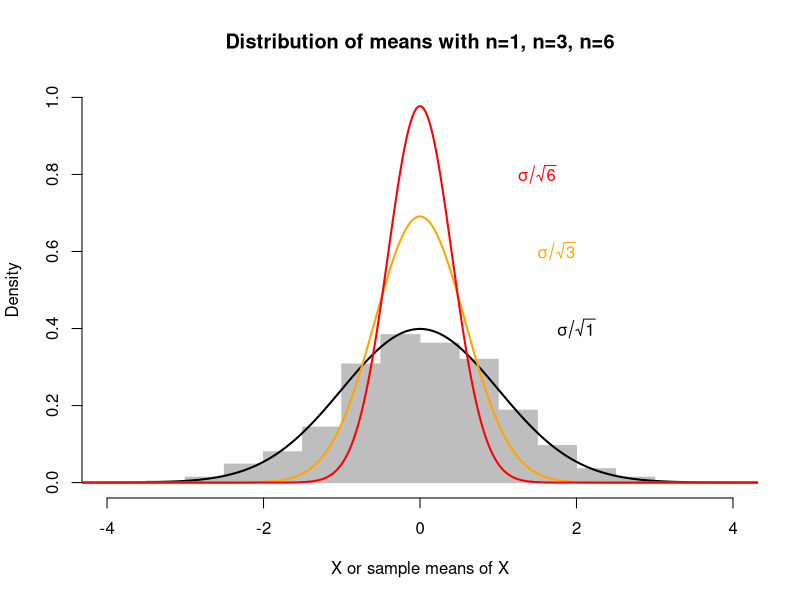
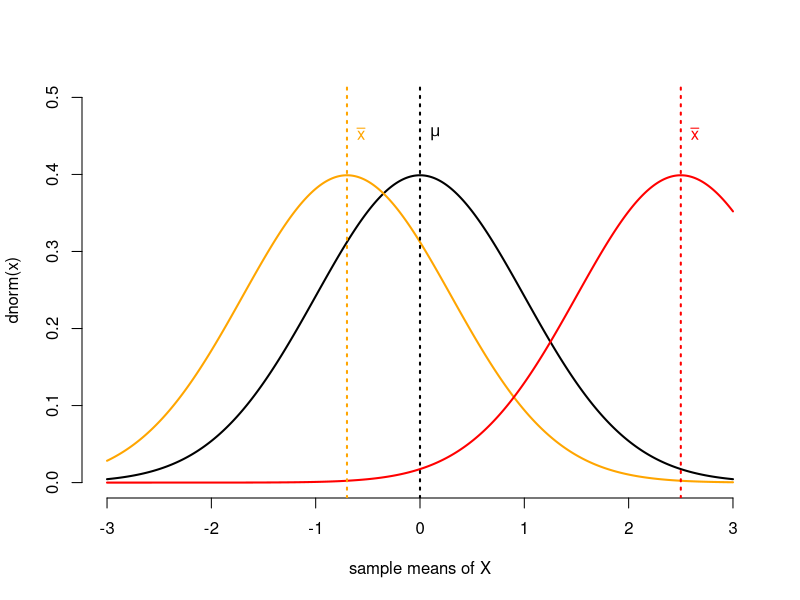
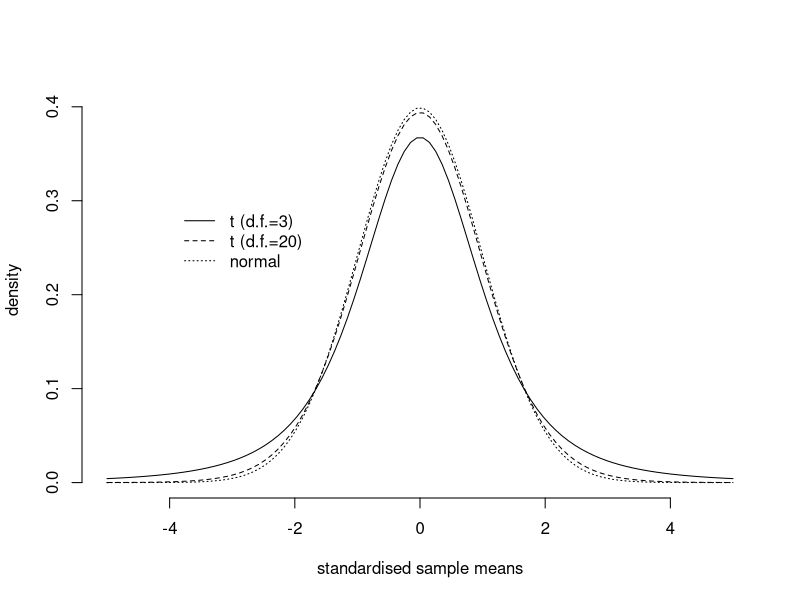
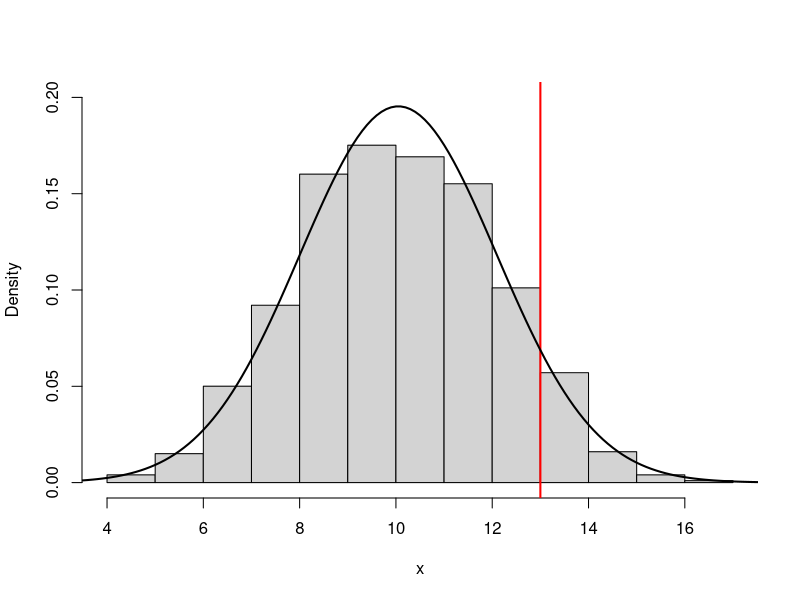
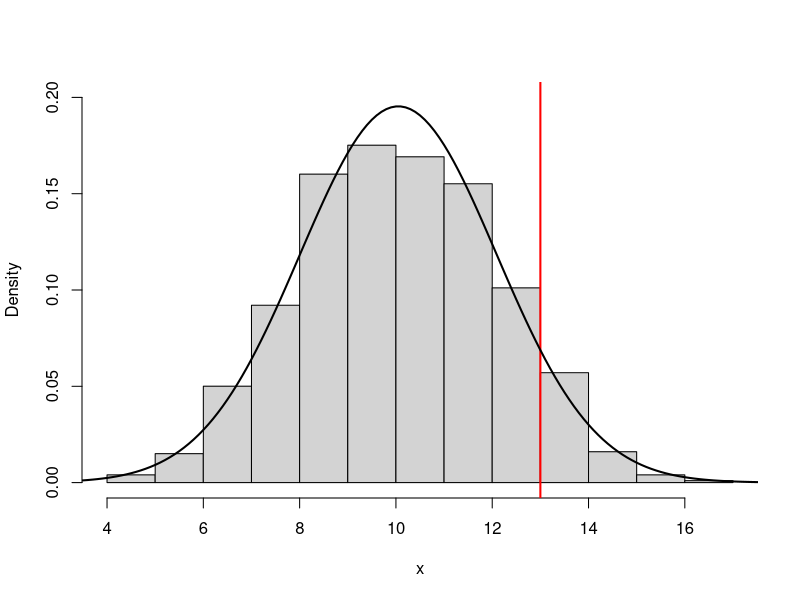
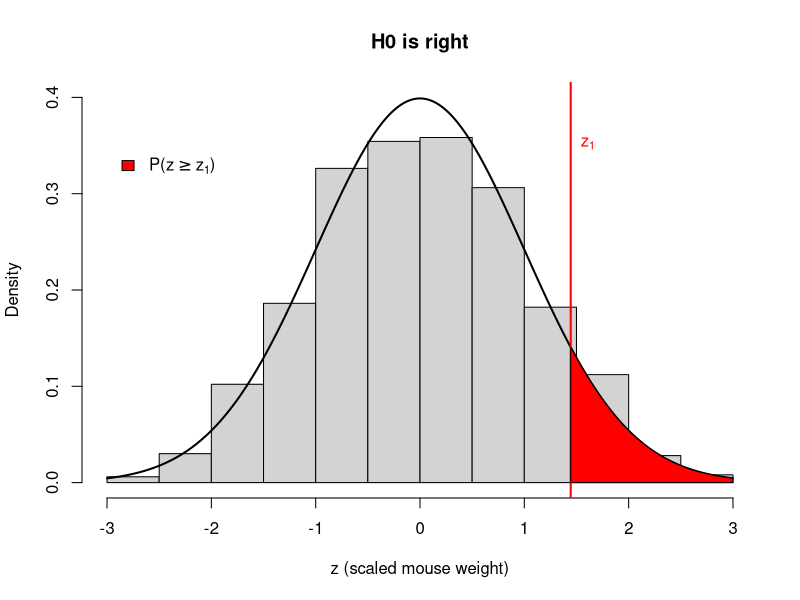
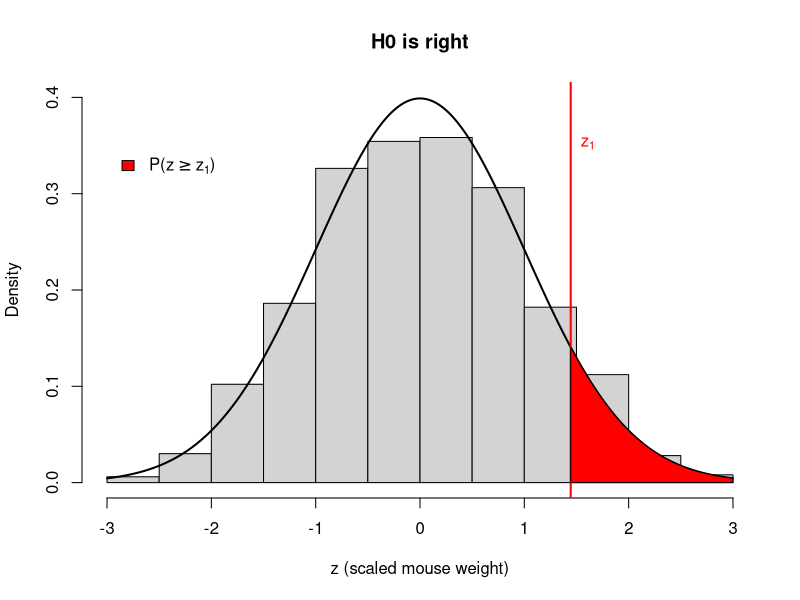
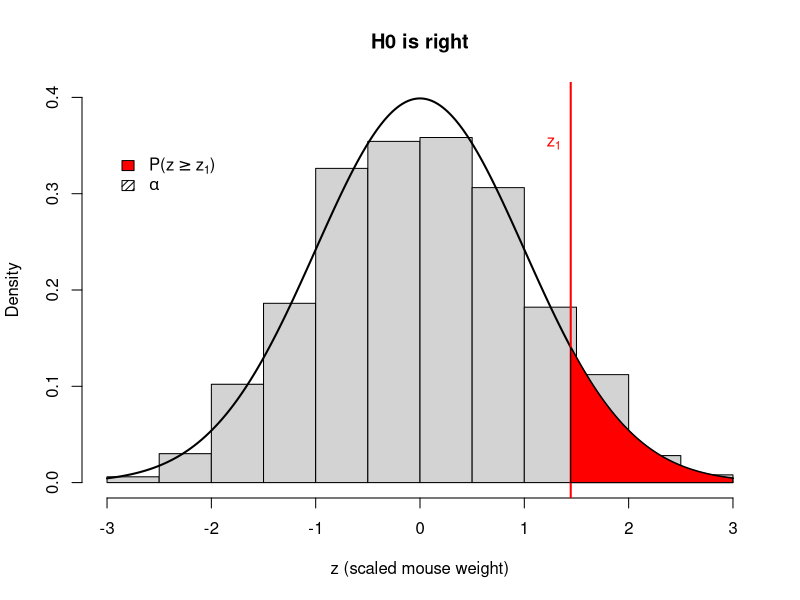

These figures' R source, in order:
## ---- chunk 1
knitr::opts_chunk$set(fig.width=5.5, fig.height=5.5, fig.align="center",
					  error = TRUE, collapse = TRUE, comment = "##", dev="png")
library(RColorBrewer)
cols = brewer.pal(8, "Set1")

## to use tables
library(knitr)
library(kableExtra)
## ---- chunk 2
x<-seq(-10,10,by=0.01)
hist(rnorm(1000),freq=FALSE,col="grey",border="grey",ylim=c(0,1),main="Distribution of means with n=1, n=3, n=6",xlab="X or sample means of X",xlim=c(-4,4))
lines(x,dnorm(x),col="black",lwd=2)
lines(x,dnorm(x,sd=1/sqrt(3)),col="orange",lwd=2)
lines(x,dnorm(x,sd=1/sqrt(6)),col="red",lwd=2)
text(1.5,0.8,expression(symbol(sigma)/sqrt(6)),col="red")
text(1.75,0.6,expression(symbol(sigma)/sqrt(3)),col="orange")
text(2,0.4,expression(symbol(sigma)/sqrt(1)))
## ---- chunk 3
x<-seq(-3,3,by=0.01)
plot(x,dnorm(x),col="black",bty="n",type="l",lwd=2,xlab="sample means of X",ylim=c(0,.5))
lines(x,dnorm(x,mean=-.7),col="orange",lwd=2)
lines(x,dnorm(x,mean=2.5),col="red",lwd=2)
abline(v=c(0,-.7,2.5),lwd=2,col=c("black","orange","red"),lty=3)
text(c(0,-.7,2.5),0.45,c(expression(symbol(mu)),expression(bar(x)),expression(bar(x))),col=c("black","orange","red"),pos=4)
## ---- chunk 4
plot(seq(-5,5,length.out=100),dt(seq(-5,5,length.out=100),df=3),bty="n",ylim=c(0,.41),xlab="standardised sample means", ylab="density",type="l")
lines(seq(-5,5,length.out=100),dt(seq(-5,5,length.out=100),df=20),lt=2)
lines(seq(-5,5,length.out=100),dnorm(seq(-5,5,length.out=100)),lt=3)
legend(-4,0.3,legend=c("t (d.f.=3)","t (d.f.=20)","normal"),lty=c(1,2,3),bty="n")
## ---- chunk 5

data = read.table("../datasets/Glaciers.txt", header=TRUE)
# radiocarbon in dissolved organic carbon from glacier ice samples 
d14C = data$delta14C.permil

# Give mean and confidence interval with alpha=0.05 #
(m = mean(d14C))
(s = sd(d14C))
(n = length(d14C))
alpha = 0.05
accuracy = 1-alpha

(t = qt(p = 1 - alpha/2, df = n-1)) # two-sided, P goes 50/50 to both tails
(aprec = t*s/sqrt(n))
aprec # absolute precision = half the CI width
(rprec = aprec/m*100) # relative precision

# confidence limits
c(lower = m - aprec, upper = m + aprec)
## ---- chunk 6
# Regard data as pilot study
# Set accuracy and rprec as needed
accuracy = .95 # <90-95 % is questionable
rprec = 0.10 # assume more (or less) precise estimate is needed

alpha = 1-accuracy

n = 2   # left side of formula, low n as starting value
t = qt(1 - alpha/2, n-1)  
(rhs = (t * s/(rprec * m))^2)  # right side of formula

# right side minus left side, you want this to be close to zero, 
# when diff falls below zero - then enough sampling effort 
diff = rhs - n

while(diff >= 0) {
	n = n + 1
	t = qt(1 - alpha/2, n - 1)
	diff = ((t * s/(rprec * m))^2) - n
}
n # -> this is the needed sample size (minimum) to achieve the desired precision and accuracy
## ---- chunk 7
f = function(n, alpha = 0.05, rprec = 0.1) {
	t = qt(1 - alpha/2, n-1)
	((t * s/(rprec * m))^2) - n
}
uniroot(f, lower = 2, upper = 1000)
## ---- chunk 8
data = read.table("../datasets/IslandMice.txt", header=TRUE)
x = data$weight
x1 = 13 # Drifting mouse (x1)
(mu = mean(x)) # population mean of island mice
(n = length(x)) # population size
(sigma = sqrt(sum((x - mu)^2)/n)) # population sd (sigma)

## ---- chunk 9
hist(x, xlab = , freq = F, ylim = c(0, 0.2), main = "")
abline(v = x1, col = "red", lwd = 2)

## add a normal density curve
x_curve = seq(0, 20, by = 0.1)
y_curve = dnorm(x_curve, mean = mu, sd = sigma)
lines(x_curve, y_curve, lwd = 2)
## ---- chunk 10
hist(x, xlab = , freq = F, ylim = c(0, 0.2), main = "")
abline(v = x1, col = "red", lwd = 2)

## add a normal density curve
x_curve = seq(0, 20, by = 0.1)
y_curve = dnorm(x_curve, mean = mu, sd = sigma)
lines(x_curve, y_curve, lwd = 2)
## ---- chunk 11
hist(scale(x),xlab='z (scaled mouse weight)',freq=F,ylim=c(0,.4),main='H0 is right')
lines(seq(-3,3,by=.01),dnorm(seq(-3,3,by=.01)),lwd=2)
z1<-(x1-mu)/sigma
abline(v=z1,col='red',lwd=2)
polygon(c(z1,seq(z1,3,by=.01),3),c(0,dnorm(seq(z1,3,by=.01)),0),col='red')
text(z1,0.35,expression("z"[1]),pos=4,col="red")
legend(-3,0.35,legend=expression("P(z">="z"[1]*")"),fill=c("red"),bty="n")
## ---- chunk 12
hist(scale(x),xlab='z (scaled mouse weight)',freq=F,ylim=c(0,.4),main='H0 is right')
lines(seq(-3,3,by=.01),dnorm(seq(-3,3,by=.01)),lwd=2)
z1<-(x1-mu)/sigma
abline(v=z1,col='red',lwd=2)
polygon(c(z1,seq(z1,3,by=.01),3),c(0,dnorm(seq(z1,3,by=.01)),0),col='red')
text(z1,0.35,expression("z"[1]),pos=4,col="red")
legend(-3,0.35,legend=expression("P(z">="z"[1]*")"),fill=c("red"),bty="n")
## ---- chunk 13
hist(scale(x),xlab="z (scaled mouse weight)",freq=F,ylim=c(0,.4),main="H0 is right")
lines(seq(-3,3,by=.01),dnorm(seq(-3,3,by=.01)),lwd=2)
z1<-(x1-mu)/sigma
abline(v=z1,col="red",lwd=2)
polygon(c(z1,seq(z1,3,by=.01),3),c(0,dnorm(seq(z1,3,by=.01)),0),col="red")
#text(0.75,0.1,"z1"); arrows(0.85,0.1,z1-0.1,0.01)
text(z1,0.35,expression("z"[1]),pos=2,col="red")
legend(-3,0.35,legend=c(expression("P(z">="z"[1]*")"),expression(symbol(alpha))),fill=c("red","black"),density=c(NA,20),angle=c(0,045),bty="n")
## ---- chunk 14
hist(scale(x),xlab="z (scaled mouse weight)",freq=F,ylim=c(0,.4),main="H0 is right")
lines(seq(-3,3,by=.01),dnorm(seq(-3,3,by=.01)),lwd=2)
z1<-(x1-mu)/sigma
abline(v=z1,col="red",lwd=2)
polygon(c(z1,seq(z1,3,by=.01),3),c(0,dnorm(seq(z1,3,by=.01)),0),col="red")
#text(0.75,0.1,"z1"); arrows(0.85,0.1,z1-0.1,0.01)
text(z1,0.35,expression("z"[1]),pos=2,col="red")
legend(-3,0.35,legend=c(expression("P(z">="z"[1]*")"),expression(symbol(alpha))),fill=c("red","black"),density=c(NA,20),angle=c(0,045),bty="n")
## ---- chunk 15
# z-score for our drifter
(z1 = (x1 - mu)/sigma)

# Probability to find a mouse as heavy or 
# heavier than x1 in the island population
# first on the standardized (z-) scale
(p = 1 - pnorm(z1, mean = 0, sd = 1))
# and again on the original scale
(1 - pnorm(x1, mean = mu, sd = sigma))
## ---- chunk 16
tab = matrix(c("", "Decision", "accept H$_0$", "reject H$_0$", 
			   "Reality", "H$_0$ true", "correct decision", "type I error (α)", 
			   "", "H$_0$ false", "type II error (β)", "correct decision"), ncol = 3)
ktab = column_spec(kable(tab), 1, border_right = TRUE, bold = TRUE)
ktab = row_spec(ktab, 1:2, bold = TRUE)
ktab = row_spec(ktab, 2, extra_css = "border-bottom: solid")
ktab
## ---- chunk 17
ktab
## ---- chunk 18
ktab
## ---- chunk 19
zcrit<-qnorm(0.95)
hist(scale(x),xlab="z (scaled mouse weight)",freq=F,ylim=c(0,.4),main="")
lines(seq(-3,3,by=.01),dnorm(seq(-3,3,by=.01)),lwd=2)
z2<-(13.8-mu)/sigma
abline(v=z2,col="red",lwd=2)
polygon(c(z2,seq(z2,3,by=.01),3),c(0,dnorm(seq(z2,3,by=.01)),0),col="red")
abline(v=zcrit,col="black",lwd=2,lty=2)
polygon(c(zcrit,seq(zcrit,3,by=.01),3),c(0,dnorm(seq(zcrit,3,by=.01)),0),col="black",density=20,angle=45)
text(z2,0.35,expression("z"[1]),pos=4,col="red")
text(zcrit,0.35,expression("z"["crit"]),pos=2)
legend(-3,0.35,legend=c(expression("P(z">="z"[1]*")"),expression(symbol(alpha))),fill=c("red","black"),density=c(NA,20),angle=c(0,045),bty="n")
## ---- chunk 20
ktab
## ---- chunk 21
hist(scale(x),xlab="z (scaled mouse weight)",freq=F,ylim=c(0,.4),main="")
lines(seq(-3,3,by=.01),dnorm(seq(-3,3,by=.01)),lwd=2)
z1<-(x1-mu)/sigma
abline(v=z1,col="red",lwd=2)
polygon(c(z1,seq(z1,3,by=.01),3),c(0,dnorm(seq(z1,3,by=.01)),0),col="red")
zcrit<-qnorm(0.95)
abline(v=zcrit,col="black",lwd=2,lty=2)
polygon(c(zcrit,seq(zcrit,3,by=.01),3),c(0,dnorm(seq(zcrit,3,by=.01)),0),col="black",density=20,angle=45)
text(z1,0.35,expression("z"[1]),pos=2,col="red")
text(zcrit,0.35,expression("z"["crit"]),pos=4)
legend(-3,0.35,legend=c(expression("P(z">="z"[1]*")"),expression(symbol(alpha))),fill=c("red","black"),density=c(NA,20),angle=c(0,045),bty="n")
## ---- chunk 22
hist(x,xlab="Mouse weight",freq=F,main="",ylim=c(0,.22),xlim=c(02,22),border="white")
xcrit<-mu+qnorm(0.95)*sigma
data_main = read.table("../datasets/MainlandMice.txt", header=TRUE)
y = data_main$weight
mu_main = mean(y)
polygon(c(xcrit,seq(xcrit,25,by=.01),25),c(0,dnorm(seq(xcrit,25,by=.01),mean=mu_main,sd=sigma),0),col="yellow")
polygon(c(xcrit,seq(xcrit,0,by=-.01),0),c(0,dnorm(seq(xcrit,0,by=-.01),mean=mu_main,sd=sigma),0),col="orange")
polygon(c(xcrit,seq(xcrit,25,by=.01),25),c(0,dnorm(seq(xcrit,25,by=.01),mean=mu,sd=sigma),0),col="black",density=20,angle=45)
lines(seq(-5,20,by=.1),dnorm(seq(-5,20,by=.1),mean=mu,sd=sigma),lwd=2)
lines(seq(-5,25,by=.1),dnorm(seq(-5,25,by=.1),mean=mu_main,sd=sigma),lwd=2)
abline(v=xcrit,col="black",lwd=2,lty=2)
text(5,0.15,"H0 is right"); text(20,0.15,"HA is right")
text(xcrit,0.20,expression("x"["crit"]),pos=4)
legend(2,0.1,legend=c(expression(symbol(alpha)),expression(symbol(beta)),"power"),fill=c("black","orange","yellow"),density=c(20,NA,NA),angle=c(45,0,0),bty="n")
## ---- chunk 23
# Read file of mainland mice
data_main = read.table("../datasets/MainlandMice.txt", header=TRUE)
(mu_main = mean(data_main$weight))
c(sd(y), sigma) # sd of mainland mice is ~identical to island mice

# critical value on original scale
(x_crit = qnorm(0.95, mu, sigma)) 

# Type II error rate (orange)
# Probability to find a mouse lighter than xcrit
# under the assumption that HA is right
# (i.e., the mouse comes from the mainland)
(beta = pnorm(x_crit, mu_main, sigma))

# Power is just 1 - beta
(1 - beta)
## ---- chunk 24
par(mfrow = c(2,1), oma = c(0, 0, 0, 0), mar = c(4, 4, 0, 0))
hist(x,xlab="",freq=F,main="",ylim=c(0,.22),xlim=c(02,22),border="white")
polygon(c(xcrit,seq(xcrit,25,by=.01),25),c(0,dnorm(seq(xcrit,25,by=.01),mean=mu_main,sd=sigma),0),col="yellow")
polygon(c(xcrit,seq(xcrit,0,by=-.01),0),c(0,dnorm(seq(xcrit,0,by=-.01),mean=mu_main,sd=sigma),0),col="orange")
polygon(c(xcrit,seq(xcrit,25,by=.01),25),c(0,dnorm(seq(xcrit,25,by=.01),mean=mu,sd=sigma),0),col="black",density=20,angle=45)
lines(seq(-5,20,by=.1),dnorm(seq(-5,20,by=.1),mean=mu,sd=sigma),lwd=2)
lines(seq(-5,25,by=.1),dnorm(seq(-5,25,by=.1),mean=mu_main,sd=sigma),lwd=2)
abline(v=xcrit,col="black",lwd=2,lty=2)
text(5,0.15,"H0 is right"); text(20,0.15,"HA is right")
text(xcrit,0.20,expression("x"["crit"]),pos=4)
legend(2,0.1,legend=c(expression(symbol(alpha)*"=0.05"),expression(symbol(beta)),"power"),fill=c("black","orange","yellow"),density=c(20,NA,NA),angle=c(45,0,0),bty="n")

hist(x,xlab="Mouse weight",freq=F,main="",ylim=c(0,.22),xlim=c(02,22),border="white")
xcrit<-mu+qnorm(0.99)*sigma
polygon(c(xcrit,seq(xcrit,25,by=.01),25),c(0,dnorm(seq(xcrit,25,by=.01),mean=mu_main,sd=sigma),0),col="yellow")
polygon(c(xcrit,seq(xcrit,0,by=-.01),0),c(0,dnorm(seq(xcrit,0,by=-.01),mean=mu_main,sd=sigma),0),col="orange")
polygon(c(xcrit,seq(xcrit,25,by=.01),25),c(0,dnorm(seq(xcrit,25,by=.01),mean=mu,sd=sigma),0),col="black",density=20,angle=45)
lines(seq(-5,20,by=.1),dnorm(seq(-5,20,by=.1),mean=mu,sd=sigma),lwd=2)
lines(seq(-5,25,by=.1),dnorm(seq(-5,25,by=.1),mean=mu_main,sd=sigma),lwd=2)
abline(v=xcrit,col="black",lwd=2,lty=2)
text(5,0.15,"H0 is right"); text(20,0.15,"HA is right")
text(xcrit,0.20,expression("x"["crit"]),pos=4)
legend(2,0.1,legend=c(expression(symbol(alpha)*"=0.01"),expression(symbol(beta)),"power"),fill=c("black","orange","yellow"),density=c(20,NA,NA),angle=c(45,0,0),bty="n")
## ---- chunk 25
par(mfrow = c(2,1), oma = c(0, 0, 0, 0), mar = c(4, 4, 2, 0))
xcrit<-mu+qnorm(0.95)*sigma
hist(x,xlab="",freq=F,ylim=c(0,.22),xlim=c(02,22),border="white",main="1 mouse on log")
polygon(c(xcrit,seq(xcrit,25,by=.01),25),c(0,dnorm(seq(xcrit,25,by=.01),mean=mu_main,sd=sigma),0),col="yellow")
polygon(c(xcrit,seq(xcrit,0,by=-.01),0),c(0,dnorm(seq(xcrit,0,by=-.01),mean=mu_main,sd=sigma),0),col="orange")
polygon(c(xcrit,seq(xcrit,25,by=.01),25),c(0,dnorm(seq(xcrit,25,by=.01),mean=mu,sd=sigma),0),col="black",density=20,angle=45)
abline(v=x1,col="red",lwd=2)
lines(seq(-5,20,by=.1),dnorm(seq(-5,20,by=.1),mean=mu,sd=sigma),lwd=2)
lines(seq(-5,25,by=.1),dnorm(seq(-5,25,by=.1),mean=mu_main,sd=sigma),lwd=2)
abline(v=xcrit,col="black",lwd=2,lty=2)
text(5,0.15,"H0 is right"); text(20,0.15,"HA is right")
text(x1,0.20,expression("x"[1]),col="red",pos=2); text(xcrit,0.20,expression("x"["crit"]),pos=4)
legend(2,0.1,legend=c(expression(symbol(alpha)*"=0.05"),expression(symbol(beta)),"power"),fill=c("black","orange","yellow"),density=c(20,NA,NA),angle=c(45,0,0),bty="n")

hist(x,xlab="Mouse weight",freq=F,ylim=c(0,.35),xlim=c(02,22),border="white", main="3 mice on log")
xcrit<-mu+qnorm(0.99)*sigma/sqrt(3)
polygon(c(xcrit,seq(xcrit,25,by=.01),25),c(0,dnorm(seq(xcrit,25,by=.01),mean=mu_main,sd=sigma/sqrt(3)),0),col="yellow")
polygon(c(xcrit,seq(xcrit,0,by=-.01),0),c(0,dnorm(seq(xcrit,0,by=-.01),mean=mu_main,sd=sigma/sqrt(3)),0),col="orange")
polygon(c(xcrit,seq(xcrit,25,by=.01),25),c(0,dnorm(seq(xcrit,25,by=.01),mean=mu,sd=sigma/sqrt(3)),0),col="black",density=20,angle=45)
abline(v=x1,col="red",lwd=2)
lines(seq(-5,20,by=.1),dnorm(seq(-5,20,by=.1),mean=mu,sd=sigma/sqrt(3)),lwd=2)
lines(seq(-5,25,by=.1),dnorm(seq(-5,25,by=.1),mean=mu_main,sd=sigma/sqrt(3)),lwd=2)
abline(v=xcrit,col="black",lwd=2,lty=2)
text(5,0.30,"H0 is right"); text(20,0.30,"HA is right")
text(x1,0.35,expression(bar(x)),col="red",pos=4); text(xcrit,0.35,expression(bar(x)["crit"]),pos=2)
legend(2,0.20,legend=c(expression(symbol(alpha)*"=0.01"),expression(symbol(beta)),"power"),fill=c("black","orange","yellow"),density=c(20,NA,NA),angle=c(45,0,0),bty="n")
## ---- chunk 26
par(mfrow = c(2,1), oma = c(0, 0, 0, 0), mar = c(4, 4, 2, 0))
xcrit<-mu+qnorm(0.95)*sigma
hist(x,xlab="",freq=F,ylim=c(0,.22),xlim=c(02,22),border="white",main="1 mouse on log")
polygon(c(xcrit,seq(xcrit,25,by=.01),25),c(0,dnorm(seq(xcrit,25,by=.01),mean=mu_main,sd=sigma),0),col="yellow")
polygon(c(xcrit,seq(xcrit,0,by=-.01),0),c(0,dnorm(seq(xcrit,0,by=-.01),mean=mu_main,sd=sigma),0),col="orange")
polygon(c(xcrit,seq(xcrit,25,by=.01),25),c(0,dnorm(seq(xcrit,25,by=.01),mean=mu,sd=sigma),0),col="black",density=20,angle=45)
abline(v=x1,col="red",lwd=2)
lines(seq(-5,20,by=.1),dnorm(seq(-5,20,by=.1),mean=mu,sd=sigma),lwd=2)
lines(seq(-5,25,by=.1),dnorm(seq(-5,25,by=.1),mean=mu_main,sd=sigma),lwd=2)
abline(v=xcrit,col="black",lwd=2,lty=2)
text(5,0.15,"H0 is right"); text(20,0.15,"HA is right")
text(x1,0.20,expression("x"[1]),col="red",pos=2); text(xcrit,0.20,expression("x"["crit"]),pos=4)
legend(2,0.1,legend=c(expression(symbol(alpha)*"=0.05"),expression(symbol(beta)),"power"),fill=c("black","orange","yellow"),density=c(20,NA,NA),angle=c(45,0,0),bty="n")

hist(x,xlab="Mouse weight",freq=F,ylim=c(0,.35),xlim=c(02,22),border="white", main="3 mice on log")
xcrit<-mu+qnorm(0.99)*sigma/sqrt(3)
polygon(c(xcrit,seq(xcrit,25,by=.01),25),c(0,dnorm(seq(xcrit,25,by=.01),mean=mu_main,sd=sigma/sqrt(3)),0),col="yellow")
polygon(c(xcrit,seq(xcrit,0,by=-.01),0),c(0,dnorm(seq(xcrit,0,by=-.01),mean=mu_main,sd=sigma/sqrt(3)),0),col="orange")
polygon(c(xcrit,seq(xcrit,25,by=.01),25),c(0,dnorm(seq(xcrit,25,by=.01),mean=mu,sd=sigma/sqrt(3)),0),col="black",density=20,angle=45)
abline(v=x1,col="red",lwd=2)
lines(seq(-5,20,by=.1),dnorm(seq(-5,20,by=.1),mean=mu,sd=sigma/sqrt(3)),lwd=2)
lines(seq(-5,25,by=.1),dnorm(seq(-5,25,by=.1),mean=mu_main,sd=sigma/sqrt(3)),lwd=2)
abline(v=xcrit,col="black",lwd=2,lty=2)
text(5,0.30,"H0 is right"); text(20,0.30,"HA is right")
text(x1,0.35,expression(bar(x)),col="red",pos=4); text(xcrit,0.35,expression(bar(x)["crit"]),pos=2)
legend(2,0.20,legend=c(expression(symbol(alpha)*"=0.01"),expression(symbol(beta)),"power"),fill=c("black","orange","yellow"),density=c(20,NA,NA),angle=c(45,0,0),bty="n")
## ---- chunk 27
# Sample of 3 mice: do they belong to the island population?
x_sample = c(12.09, 15.48, 11.76)
(xbar = mean(x_sample))
(SEM = sigma/sqrt(length(x_sample)))

# Standardised weight of the sample mean
# assuming it belongs to a "population of island means"
(z_sample = (xbar - mu)/SEM)

# Probability to find a mean at least as great as (or greater than)
# the sample mean (of 3 drifting mice) in the population of island means
(p = 1 - pnorm(z_sample, 0,1))
# equivalent to:
(p = 1 - pnorm(xbar, mean = mu, sd = SEM))

# Power (1 - beta)
1 - pnorm(x_crit, mean = mu_main, sd = SEM)
## ---- chunk 28
# Body temperature of crabs
data = read.table("../datasets/Crabs.txt", header=TRUE)
x = data$body_temp

# null hypothesis: body temp is equal to air temp
# HA: body temp is greater (metabolic heat)
# one-sided test!
air_temp = 24.3

(xbar = mean(x))
(s = sd(x))
n = length(x)
(SEM = s/sqrt(n))

(t = (xbar - air_temp)/SEM)
(t_crit = qt(p = 0.95, df= n - 1))
(p = 1 - pt(t, n - 1))

## ---- chunk 29
hist(x, main = "", xlab = "body temperature", freq = FALSE, breaks = 7, ylim = c(0, 0.35))
abline(v = air_temp, col = 'blue')
text(air_temp, 0.3, "H0 mean: Air temp", col = 'blue', pos = 2, cex = 0.8)
abline(v = xbar, col = 'red')
text(xbar, 0.3, expression(bar(x)), col = 'red', pos = 4, cex = 0.8)
## ---- chunk 30
# Maybe simpler:
# note default alternative="two.sided"
t.test(x, mu = air_temp, alternative = "greater") 

## ---- chunk 31
hist(x, main = "", xlab = "body temperature", freq = FALSE, breaks = 7, ylim = c(0, 0.35))
abline(v = air_temp, col = 'blue')
text(air_temp, 0.3, "H0 mean: Air temp", col = 'blue', pos = 2, cex = 0.8)
abline(v = xbar, col = 'red')
text(xbar, 0.3, expression(bar(x)), col = 'red', pos = 4, cex = 0.8)
## ---- chunk 32
# confidence interval: 2-sided critical t-value
t_quantile = qt(1 - 0.05/2, df = n - 1)

# re-scale to the original measurement scale
precision = t_quantile * SEM

(interval = xbar + c(-precision, precision))
# Air temperature is outside of this interval!
## ---- chunk 33
hist(x, main = "", xlab = "body temperature", freq = FALSE, breaks = 7, ylim = c(0, 0.35))
abline(v = air_temp, col = 'blue')
text(air_temp, 0.3, "H0 mean: Air temp", col = 'blue', pos = 2, cex = 0.8)
abline(v = xbar, col = 'red')
text(xbar, 0.3, expression(bar(x)), col = 'red', pos = 4, cex = 0.8)
abline(v = interval, lty = 2, col = 'red')
## ---- chunk 34
set.seed(100)
norm_dat = rnorm(1000)
lnorm_dat = rlnorm(1000)
par(mfrow = c(2, 1), mar = c(4,4,0,0))
hist(norm_dat, main = "", xlab = "x", freq = FALSE, ylim = c(0, 0.4), xlim = c(-3, 3))
x_line = seq(-5, 25, length.out = 1000)
lines(x_line, dnorm(x_line, mean(norm_dat), sd(norm_dat)), col = 'red')
hist(lnorm_dat, main = "", xlab = "x", freq = FALSE, ylim = c(0, 0.5), xlim = c(-3, 15), breaks = 25)
lines(x_line, dnorm(x_line, mean(lnorm_dat), sd(lnorm_dat)), col = 'red')
## ---- chunk 35
par(mfrow = c(2, 1), mar = c(4,4,0,0))
hist(norm_dat, main = "", xlab = "x", freq = FALSE, ylim = c(0, 0.4), xlim = c(-3, 3))
abline(v = c(mean(norm_dat), median(norm_dat)), lty=2)
lines(x_line, dnorm(x_line, mean(norm_dat), sd(norm_dat)), col = 'red')
hist(lnorm_dat, main = "", xlab = "x", freq = FALSE, ylim = c(0, 0.5), xlim = c(-3, 15), breaks = 25)
lines(x_line, dnorm(x_line, mean(lnorm_dat), sd(lnorm_dat)), col = 'red')
abline(v = c(mean(lnorm_dat), median(lnorm_dat)), lty=2)
## ---- chunk 36
lk_dat = rt(1000, 5)
dat = data.frame(x = c(norm_dat, lnorm_dat, lk_dat),
				 type = rep(c("normal", "right skew", "leptokurtic"), each = 1000))
library(ggplot2)
ggplot(dat) + geom_boxplot(aes(y=x, fill=type))

## ---- chunk 37
par(mfrow = c(2,2), mar = c(4, 4, 1, 0), bty='n', pch = 16, cex = 0.7)
qqnorm(norm_dat, xlab = "", main = "normal")
qqline(norm_dat)
qqnorm(lnorm_dat, xlab = "", main = "right skew")
qqline(lnorm_dat)
qqnorm(lk_dat, main = "leptokurtic", xlim = c(-6,6), ylim=c(-6,6))
qqline(lk_dat)

## ---- chunk 38
x<-seq(0,5,by=.01)
plot(x,df(x,df1=4,df2=19),type="l",bty="n",lwd=2,ylab="Density",xlab="F-quantile")
lines(x,df(x,df1=19,df2=4),type="l",bty="n",lty=2,lwd=2)
lines(x,df(x,df1=3,df2=10),type="l",bty="n",lty=3,lwd=2)
qf<-qf(p=0.05,df1=4,df2=19,lower.tail=FALSE)
polygon(c(qf,seq(qf,5,by=0.01),5),c(0,df(seq(qf,5,by=0.01),df1=4,df2=19),0),col="red")
abline(v=qf,lty=3,lwd=2)
text(qf,0.4,bquote("F"["4,19"]*"="*.(round(qf,2))),pos=4)
legend(3.5,0.20,legend=expression(symbol(alpha)*"=0.05"),fill="red",bty="n")
legend(1,0.65,legend=c(expression("F"["4,19"]),expression("F"["19,4"]),expression("F"["3,10"])),lty=c(1:3),lwd=2,bty="n")
## ---- chunk 39
x1 = c(gandalf = 6, saruman = 4, arwen = 7, frodo = 3)
x2 = c(gandalf = 4, saruman = 3, arwen = 5, frodo = 2)
x1 - x2

t.test(x1, x2, paired = TRUE)
t.test(x1 - x2)
## ---- chunk 40
rank(c(x1, x2))

wilcox.test(x1, x2)
wilcox.test(x1, x2, paired = TRUE)
